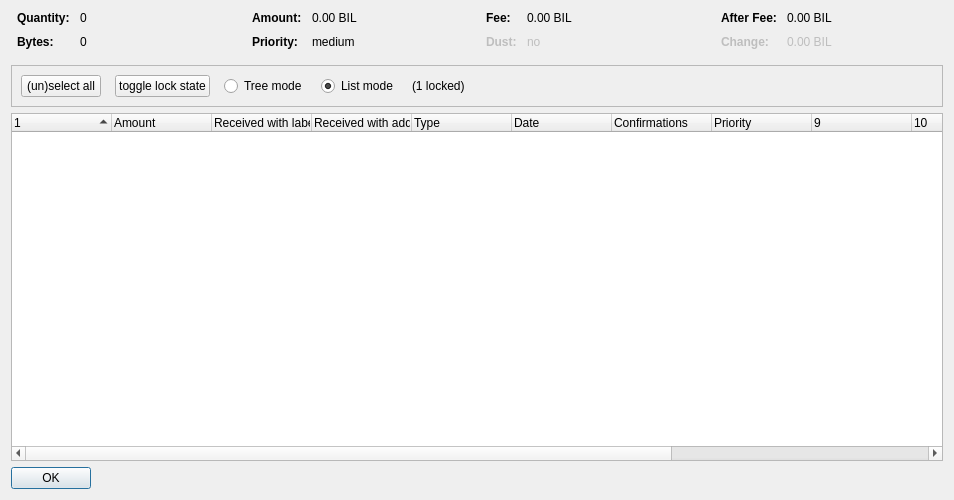
<?xml version="1.0" encoding="UTF-8"?>
<ui version="4.0">
 <class>CoinControlDialog</class>
 <widget class="QDialog" name="CoinControlDialog">
  <property name="geometry">
   <rect>
    <x>0</x>
    <y>0</y>
    <width>954</width>
    <height>500</height>
   </rect>
  </property>
  <property name="windowTitle">
   <string>Coin Selection</string>
  </property>
  <layout class="QVBoxLayout" name="verticalLayout">
   <item>
    <layout class="QHBoxLayout" name="horizontalLayoutTop" stretch="0,0,0,0">
     <property name="topMargin">
      <number>0</number>
     </property>
     <property name="bottomMargin">
      <number>10</number>
     </property>
     <item>
      <layout class="QFormLayout" name="formLayoutCoinControl1">
       <property name="horizontalSpacing">
        <number>10</number>
       </property>
       <property name="verticalSpacing">
        <number>10</number>
       </property>
       <property name="leftMargin">
        <number>6</number>
       </property>
       <property name="rightMargin">
        <number>6</number>
       </property>
       <item row="0" column="0">
        <widget class="QLabel" name="labelCoinControlQuantityText">
         <property name="font">
          <font>
           <weight>75</weight>
           <bold>true</bold>
          </font>
         </property>
         <property name="text">
          <string>Quantity:</string>
         </property>
        </widget>
       </item>
       <item row="0" column="1">
        <widget class="QLabel" name="labelCoinControlQuantity">
         <property name="cursor">
          <cursorShape>IBeamCursor</cursorShape>
         </property>
         <property name="contextMenuPolicy">
          <enum>Qt::ActionsContextMenu</enum>
         </property>
         <property name="text">
          <string notr="true">0</string>
         </property>
         <property name="textInteractionFlags">
          <set>Qt::LinksAccessibleByMouse|Qt::TextSelectableByKeyboard|Qt::TextSelectableByMouse</set>
         </property>
        </widget>
       </item>
       <item row="1" column="0">
        <widget class="QLabel" name="labelCoinControlBytesText">
         <property name="font">
          <font>
           <weight>75</weight>
           <bold>true</bold>
          </font>
         </property>
         <property name="text">
          <string>Bytes:</string>
         </property>
        </widget>
       </item>
       <item row="1" column="1">
        <widget class="QLabel" name="labelCoinControlBytes">
         <property name="cursor">
          <cursorShape>IBeamCursor</cursorShape>
         </property>
         <property name="contextMenuPolicy">
          <enum>Qt::ActionsContextMenu</enum>
         </property>
         <property name="text">
          <string notr="true">0</string>
         </property>
         <property name="textInteractionFlags">
          <set>Qt::LinksAccessibleByMouse|Qt::TextSelectableByKeyboard|Qt::TextSelectableByMouse</set>
         </property>
        </widget>
       </item>
      </layout>
     </item>
     <item>
      <layout class="QFormLayout" name="formLayoutCoinControl2">
       <property name="horizontalSpacing">
        <number>10</number>
       </property>
       <property name="verticalSpacing">
        <number>10</number>
       </property>
       <property name="leftMargin">
        <number>6</number>
       </property>
       <property name="rightMargin">
        <number>6</number>
       </property>
       <item row="0" column="0">
        <widget class="QLabel" name="labelCoinControlAmountText">
         <property name="font">
          <font>
           <weight>75</weight>
           <bold>true</bold>
          </font>
         </property>
         <property name="text">
          <string>Amount:</string>
         </property>
        </widget>
       </item>
       <item row="0" column="1">
        <widget class="QLabel" name="labelCoinControlAmount">
         <property name="cursor">
          <cursorShape>IBeamCursor</cursorShape>
         </property>
         <property name="contextMenuPolicy">
          <enum>Qt::ActionsContextMenu</enum>
         </property>
         <property name="text">
          <string notr="true">0.00 BIL</string>
         </property>
         <property name="textInteractionFlags">
          <set>Qt::LinksAccessibleByMouse|Qt::TextSelectableByKeyboard|Qt::TextSelectableByMouse</set>
         </property>
        </widget>
       </item>
       <item row="1" column="0">
        <widget class="QLabel" name="labelCoinControlPriorityText">
         <property name="font">
          <font>
           <weight>75</weight>
           <bold>true</bold>
          </font>
         </property>
         <property name="text">
          <string>Priority:</string>
         </property>
        </widget>
       </item>
       <item row="1" column="1">
        <widget class="QLabel" name="labelCoinControlPriority">
         <property name="cursor">
          <cursorShape>IBeamCursor</cursorShape>
         </property>
         <property name="contextMenuPolicy">
          <enum>Qt::ActionsContextMenu</enum>
         </property>
         <property name="text">
          <string>medium</string>
         </property>
         <property name="textInteractionFlags">
          <set>Qt::LinksAccessibleByMouse|Qt::TextSelectableByKeyboard|Qt::TextSelectableByMouse</set>
         </property>
        </widget>
       </item>
      </layout>
     </item>
     <item>
      <layout class="QFormLayout" name="formLayoutCoinControl3">
       <property name="horizontalSpacing">
        <number>10</number>
       </property>
       <property name="verticalSpacing">
        <number>10</number>
       </property>
       <property name="leftMargin">
        <number>6</number>
       </property>
       <property name="rightMargin">
        <number>6</number>
       </property>
       <item row="0" column="0">
        <widget class="QLabel" name="labelCoinControlFeeText">
         <property name="font">
          <font>
           <weight>75</weight>
           <bold>true</bold>
          </font>
         </property>
         <property name="text">
          <string>Fee:</string>
         </property>
        </widget>
       </item>
       <item row="0" column="1">
        <widget class="QLabel" name="labelCoinControlFee">
         <property name="cursor">
          <cursorShape>IBeamCursor</cursorShape>
         </property>
         <property name="contextMenuPolicy">
          <enum>Qt::ActionsContextMenu</enum>
         </property>
         <property name="text">
          <string notr="true">0.00 BIL</string>
         </property>
         <property name="textInteractionFlags">
          <set>Qt::LinksAccessibleByMouse|Qt::TextSelectableByKeyboard|Qt::TextSelectableByMouse</set>
         </property>
        </widget>
       </item>
       <item row="1" column="0">
        <widget class="QLabel" name="labelCoinControlLowOutputText">
         <property name="enabled">
          <bool>false</bool>
         </property>
         <property name="font">
          <font>
           <weight>75</weight>
           <bold>true</bold>
          </font>
         </property>
         <property name="text">
          <string>Dust:</string>
         </property>
        </widget>
       </item>
       <item row="1" column="1">
        <widget class="QLabel" name="labelCoinControlLowOutput">
         <property name="enabled">
          <bool>false</bool>
         </property>
         <property name="cursor">
          <cursorShape>IBeamCursor</cursorShape>
         </property>
         <property name="contextMenuPolicy">
          <enum>Qt::ActionsContextMenu</enum>
         </property>
         <property name="text">
          <string>no</string>
         </property>
         <property name="textInteractionFlags">
          <set>Qt::LinksAccessibleByMouse|Qt::TextSelectableByKeyboard|Qt::TextSelectableByMouse</set>
         </property>
        </widget>
       </item>
      </layout>
     </item>
     <item>
      <layout class="QFormLayout" name="formLayoutCoinControl4">
       <property name="horizontalSpacing">
        <number>10</number>
       </property>
       <property name="verticalSpacing">
        <number>10</number>
       </property>
       <property name="leftMargin">
        <number>6</number>
       </property>
       <property name="rightMargin">
        <number>6</number>
       </property>
       <item row="0" column="0">
        <widget class="QLabel" name="labelCoinControlAfterFeeText">
         <property name="font">
          <font>
           <weight>75</weight>
           <bold>true</bold>
          </font>
         </property>
         <property name="text">
          <string>After Fee:</string>
         </property>
        </widget>
       </item>
       <item row="0" column="1">
        <widget class="QLabel" name="labelCoinControlAfterFee">
         <property name="cursor">
          <cursorShape>IBeamCursor</cursorShape>
         </property>
         <property name="contextMenuPolicy">
          <enum>Qt::ActionsContextMenu</enum>
         </property>
         <property name="text">
          <string notr="true">0.00 BIL</string>
         </property>
         <property name="textInteractionFlags">
          <set>Qt::LinksAccessibleByMouse|Qt::TextSelectableByKeyboard|Qt::TextSelectableByMouse</set>
         </property>
        </widget>
       </item>
       <item row="1" column="0">
        <widget class="QLabel" name="labelCoinControlChangeText">
         <property name="enabled">
          <bool>false</bool>
         </property>
         <property name="font">
          <font>
           <weight>75</weight>
           <bold>true</bold>
          </font>
         </property>
         <property name="text">
          <string>Change:</string>
         </property>
        </widget>
       </item>
       <item row="1" column="1">
        <widget class="QLabel" name="labelCoinControlChange">
         <property name="enabled">
          <bool>false</bool>
         </property>
         <property name="cursor">
          <cursorShape>IBeamCursor</cursorShape>
         </property>
         <property name="contextMenuPolicy">
          <enum>Qt::ActionsContextMenu</enum>
         </property>
         <property name="text">
          <string notr="true">0.00 BIL</string>
         </property>
         <property name="textInteractionFlags">
          <set>Qt::LinksAccessibleByMouse|Qt::TextSelectableByKeyboard|Qt::TextSelectableByMouse</set>
         </property>
        </widget>
       </item>
      </layout>
     </item>
    </layout>
   </item>
   <item>
    <widget class="QFrame" name="frame">
     <property name="minimumSize">
      <size>
       <width>0</width>
       <height>40</height>
      </size>
     </property>
     <property name="frameShape">
      <enum>QFrame::StyledPanel</enum>
     </property>
     <property name="frameShadow">
      <enum>QFrame::Sunken</enum>
     </property>
     <layout class="QHBoxLayout" name="horizontalLayout">
      <item>
       <layout class="QHBoxLayout" name="horizontalLayoutPanel" stretch="0,0,0,0,0,0">
        <property name="spacing">
         <number>14</number>
        </property>
        <item>
         <widget class="QPushButton" name="pushButtonSelectAll">
          <property name="sizePolicy">
           <sizepolicy hsizetype="Maximum" vsizetype="Fixed">
            <horstretch>0</horstretch>
            <verstretch>0</verstretch>
           </sizepolicy>
          </property>
          <property name="text">
           <string>(un)select all</string>
          </property>
          <property name="autoDefault">
           <bool>false</bool>
          </property>
         </widget>
        </item>
        <item>
         <widget class="QPushButton" name="pushButtonToggleLock">
          <property name="sizePolicy">
           <sizepolicy hsizetype="Maximum" vsizetype="Fixed">
            <horstretch>0</horstretch>
            <verstretch>0</verstretch>
           </sizepolicy>
          </property>
          <property name="text">
           <string>toggle lock state</string>
          </property>
          <property name="autoDefault">
           <bool>false</bool>
          </property>
         </widget>
        </item>
        <item>
         <widget class="QRadioButton" name="radioTreeMode">
          <property name="sizePolicy">
           <sizepolicy hsizetype="Maximum" vsizetype="Fixed">
            <horstretch>0</horstretch>
            <verstretch>0</verstretch>
           </sizepolicy>
          </property>
          <property name="text">
           <string>Tree mode</string>
          </property>
         </widget>
        </item>
        <item>
         <widget class="QRadioButton" name="radioListMode">
          <property name="sizePolicy">
           <sizepolicy hsizetype="Maximum" vsizetype="Fixed">
            <horstretch>0</horstretch>
            <verstretch>0</verstretch>
           </sizepolicy>
          </property>
          <property name="text">
           <string>List mode</string>
          </property>
          <property name="checked">
           <bool>true</bool>
          </property>
         </widget>
        </item>
        <item>
         <widget class="QLabel" name="labelLocked">
          <property name="text">
           <string>(1 locked)</string>
          </property>
         </widget>
        </item>
        <item>
         <spacer name="horizontalSpacer">
          <property name="orientation">
           <enum>Qt::Horizontal</enum>
          </property>
          <property name="sizeHint" stdset="0">
           <size>
            <width>40</width>
            <height>20</height>
           </size>
          </property>
         </spacer>
        </item>
       </layout>
      </item>
     </layout>
    </widget>
   </item>
   <item>
    <widget class="CoinControlTreeWidget" name="treeWidget">
     <property name="contextMenuPolicy">
      <enum>Qt::CustomContextMenu</enum>
     </property>
     <property name="sortingEnabled">
      <bool>false</bool>
     </property>
     <property name="columnCount">
      <number>13</number>
     </property>
     <attribute name="headerShowSortIndicator" stdset="0">
      <bool>true</bool>
     </attribute>
     <attribute name="headerStretchLastSection">
      <bool>false</bool>
     </attribute>
     <column>
      <property name="text">
       <string/>
      </property>
     </column>
     <column>
      <property name="text">
       <string>Amount</string>
      </property>
     </column>
     <column>
      <property name="text">
       <string>Received with label</string>
      </property>
     </column>
     <column>
      <property name="text">
       <string>Received with address</string>
      </property>
     </column>
     <column>
      <property name="text">
	<string>Type</string>
      </property>
     </column>
     <column>
      <property name="text">	 
       <string>Date</string>
      </property>
     </column>
     <column>
      <property name="text">
       <string>Confirmations</string>
      </property>
      <property name="toolTip">
       <string>Confirmed</string>
      </property>
     </column>
     <column>
      <property name="text">
       <string>Priority</string>
      </property>
     </column>
     <column>
      <property name="text">
       <string/>
      </property>
     </column>
     <column>
      <property name="text">
       <string/>
      </property>
     </column>
     <column>
      <property name="text">
       <string/>
      </property>
     </column>
     <column>
      <property name="text">
       <string/>
      </property>
     </column>
     <column>
      <property name="text">
       <string/>
      </property>
     </column>
    </widget>
   </item>
   <item>
    <widget class="QDialogButtonBox" name="buttonBox">
     <property name="sizePolicy">
      <sizepolicy hsizetype="Maximum" vsizetype="Fixed">
       <horstretch>0</horstretch>
       <verstretch>0</verstretch>
      </sizepolicy>
     </property>
     <property name="orientation">
      <enum>Qt::Horizontal</enum>
     </property>
     <property name="standardButtons">
      <set>QDialogButtonBox::Ok</set>
     </property>
    </widget>
   </item>
  </layout>
 </widget>
 <customwidgets>
  <customwidget>
   <class>CoinControlTreeWidget</class>
   <extends>QTreeWidget</extends>
   <header>coincontroltreewidget.h</header>
  </customwidget>
 </customwidgets>
 <resources/>
 <connections/>
</ui>
